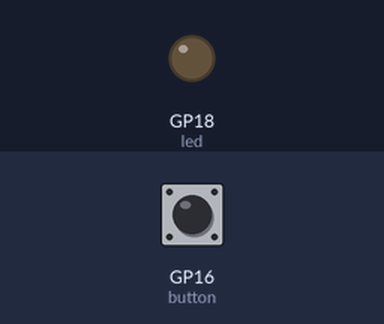
Bench run of a program on a simulated Raspberry Pi Pico running MicroPython. Shown: output pins drawn as LEDs (lit = HIGH). The inputs (shaded band) are chosen by the test bench; at power-on: GP16 (button) LOW.

Above: at 1.2 s.
1.3 s: GP16 (button) pulled HIGH for 0.15 s
At 3.3 s:
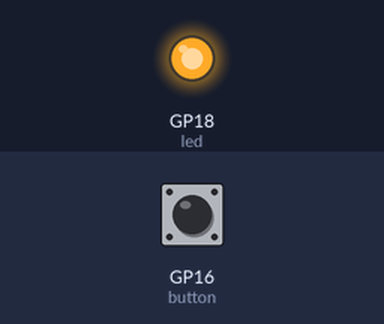
3.8 s: GP16 (button) pulled HIGH for 1 s
At 7.0 s:
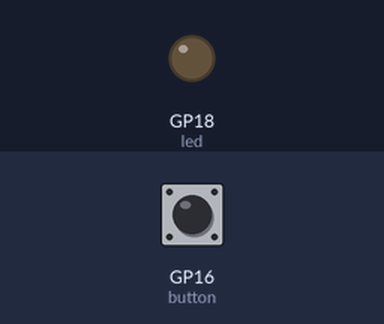
7.3 s: GP16 (button) pulled HIGH for 3.2 s
At 9.1 s:
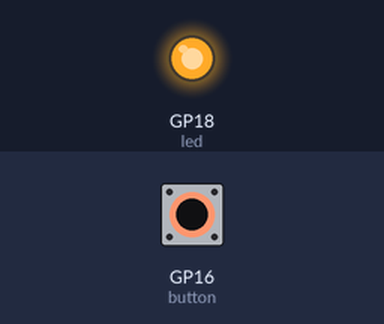
Timing chart, 0 to 10.6 s (numbered marks = the images above; inputs shaded):
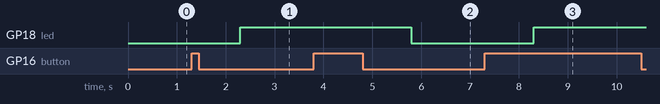

The program:

LedButtonWithState.py
```python
from machine import Pin
import utime

led = Pin(18, Pin.OUT) # pin 18 led output
button = Pin(16, Pin.IN) # pin 16 led input

val = 0

while True:
    if button.value() == 1: # if the button is pressed
        val = val+1
        utime.sleep(1)
    elif val == 2:
        val = 0
        utime.sleep(1)
    led.value(val)
```

Measured:
- after the input at 1.3 s, GP18 (led): LOW → HIGH after 1.0 s
- after the input at 3.8 s, GP18 (led): HIGH → LOW after 2.0 s
- after the input at 7.3 s, GP18 (led): LOW → HIGH after 1.0 s
